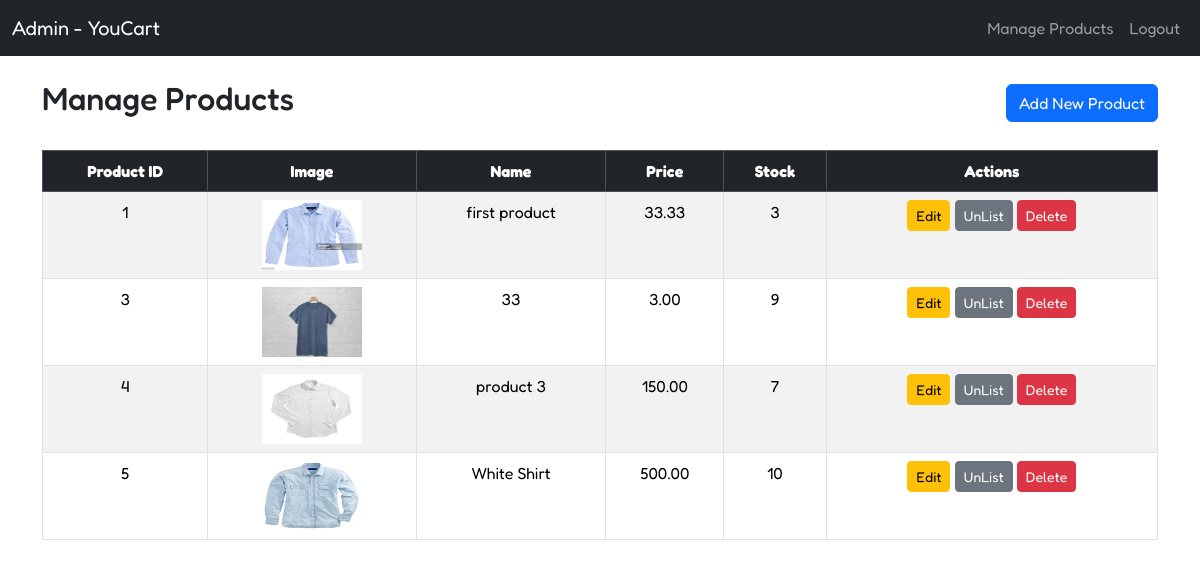
The app's page /admin_home/ (signed in), older data.
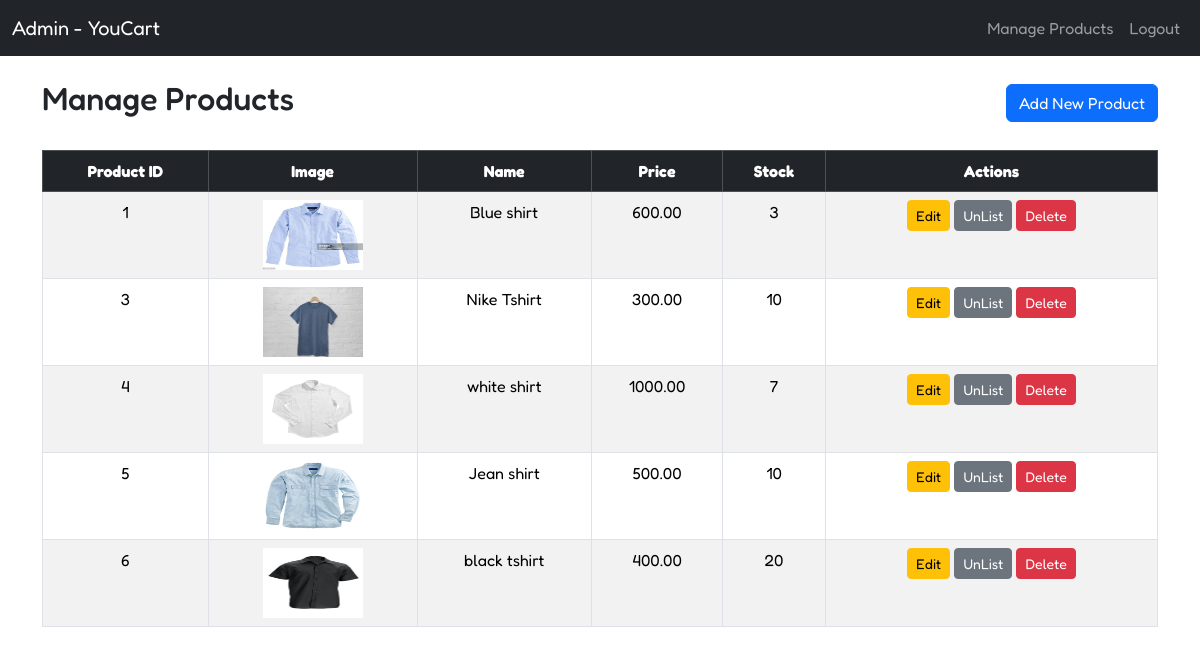
The same page, newer data.
### product/models.py (models this page shows, shortened)
class Product(models.Model):
    name = models.CharField(max_length=100, unique=True)
    image = models.ImageField(upload_to='images')
    stock = models.PositiveIntegerField()
    is_active = models.BooleanField(default=True)
    price = models.DecimalField(max_digits=10, decimal_places=2)

### auth_app/views.py (the view)
# urls.py: path("admin_home/", admin_home_view, name="admin_home"),
@login_required(login_url='admin_login')
def admin_home_view(request):
    if request.user.is_staff:
        products = Product.objects.all()
        context = {
            'products': products
        }
        return render(request, 'admin_home.html', context)
    messages.error(request, 'You dont have permission to access this page')
    return redirect('login')

### cart/context_processors.py (called while the page is built)
def cart_count(request):
    context = {}
    if request.user.is_authenticated:
        count = CartItem.objects.filter(cart__user=request.user).count()
        context['cart_count'] = count
    return context

### auth_app/templates/admin_home.html (shortened to what this page needs)
{% extends "base.html" %}
{% load static %}
{% block content %}
<nav class="navbar navbar-expand-lg navbar-dark bg-dark">
    <div class="container-fluid">
        <a class="navbar-brand" href="#">Admin - YouCart</a>
        <div class="collapse navbar-collapse" id="navbarNav">
            <ul class="navbar-nav ms-auto">
                <li class="nav-item">
                    <a class="nav-link" href="/admin_home/">Manage Products</a>
                </li>
                <li class="nav-item">
                    <a class="nav-link" href="/logout/">Logout</a>
                </li>
            </ul>
        </div>
    </div>
</nav>
<div class="container my-4 text-center">
    <div class="d-flex justify-content-between align-items-center mb-4">
        <h2>Manage Products</h2>
        <a href="#" class="btn btn-primary" data-bs-toggle="modal" data-bs-target="#addProductModal">Add New Product</a>
    </div>
    <table class="table table-bordered table-striped">
        <thead class="table-dark">
            <tr>
                <th>Product ID</th>
                <th>Image</th>
                <th>Name</th>
                <th>Price</th>
                <th>Stock</th>
                <th>Actions</th>
            </tr>
        </thead>
        <tbody>
            {% for product in products %}
            <tr>
                <td>{{ product.id }}</td>
                <td><img src="{{ product.image.url }}" alt="{{ product.name }}" style="width: 100px; height: 70px;"></td>
                <td>{{ product.name }}</td>
                <td>{{ product.price }}</td>
                <td>{{ product.stock }}</td>
                <td>
                    <a href="#" data-bs-toggle="modal" data-bs-target="#editProductModal{{ product.id }}" class="btn btn-warning btn-sm">Edit</a>
                    {% if product.is_active %}
                        <a href={% url "change_status" product.id %} class="btn btn-secondary btn-sm">UnList</a>
                    {% else %}
                        <a href={% url "change_status" product.id %} class="btn btn-success btn-sm">List</a>
                    {% endif %}
                    <form action="{% url 'delete_product' product.id %}" method="post" style="display: inline;">
                        <button type="submit" class="btn btn-danger btn-sm">Delete</button>
                    </form>
                </td>
            </tr>
            {% endfor %}
        </tbody>
    </table>
</div>
{% endblock content %}

### templates/base.html (shortened to what this page needs)
{% load static %}
<!DOCTYPE html>
<html lang="en">
<head>
    <link href="https://cdn.jsdelivr.net/npm/bootstrap@5.3.3/dist/css/bootstrap.min.css" rel="stylesheet">
    <link rel="stylesheet" href={% static "css/base.css" %}>
</head>
<body>
    {% block content %}
    {% endblock %}
</body>
</html>

### static/css/base.css (style rules this page uses)
body { background-color: #ffffff; font-family: 'Fredoka', sans-serif; }

Row changes from the older to the newer data that the page shows:
changed Product id 1: name "first product" → "Blue shirt"; price "33.33" → "600.00"
changed Product id 3: name "33" → "Nike Tshirt"; price "3.00" → "300.00"; stock "9" → "10"
changed Product id 4: name "product 3" → "white shirt"; price "150.00" → "1000.00"
changed Product id 5: name "White Shirt" → "Jean shirt"
added Product: id "6", image (picture), name "black tshirt", price "400.00", stock "20", is_active "UnList"
